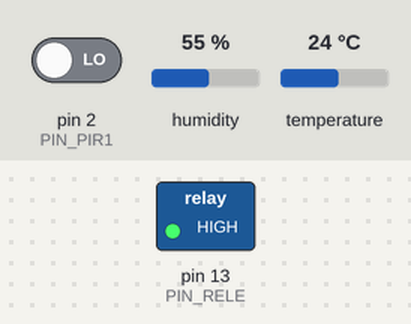
Recording of a sketch running on a simulated Arduino Uno, built with avr-gcc and run on an emulated ATmega328P. Parts: switched loads named in the sketch (green lamp = pin HIGH). Wiring (inferred from the names in the program): DHT22 sensor: data pin 8. Inputs (shaded band) come from the test bench; at power-on: pin 2 (PIN_PIR1) LOW, humidity 55 %, temperature 24 °C.

Above: at 0.3 s.
At 20.4 s:
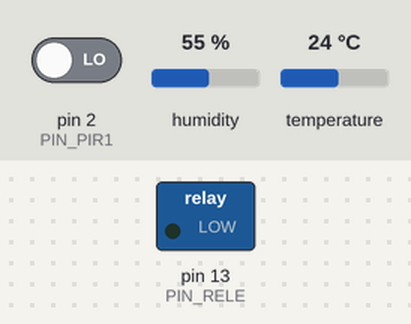
Timing chart, 0 to 21.9 s (numbered marks = the images above):
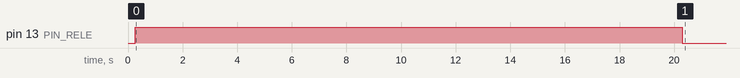

The sketch:

3sensors.ino
```cpp
#include <DHT.h>        // You have to download DHT22  library
#define DHT1PIN 8             // PIN №8 подключения датчика DTH22
#define DHT1TYPE DHT22
DHT dht1(DHT1PIN, DHT1TYPE);
int sensorDhtTemp;      // температура от датчика DHT22 в прихожей
int sensorDhtHum;       // влажность от датчика DHT22

//  Управление светодиодной лентой датчиками движения SR501
#define PIN_PIR1 2 // назначаем порт для PIR1 sensor
#define PIN_RELE 13 // назначаем порт для реле
unsigned long counttime; // выделение памяти для счетчика

void setup() {
  Serial.begin(9600);
  dht1.begin();
  pinMode(PIN_RELE, OUTPUT);
  pinMode(PIN_PIR1, INPUT);
}

void loop() {
    sensorDhtHum = dht1.readHumidity();
    sensorDhtTemp = dht1.readTemperature();
if (digitalRead(PIN_PIR1) == HIGH) {
        counttime = millis();
    }

    if (millis() - counttime > 20000) {
        digitalWrite(PIN_RELE, LOW);
    } else {
        digitalWrite(PIN_RELE, HIGH);
}
}
```

Measured:
- by itself, pin 13 (PIN_RELE): LOW → HIGH at 0.27 s, → LOW 20.0 s later
